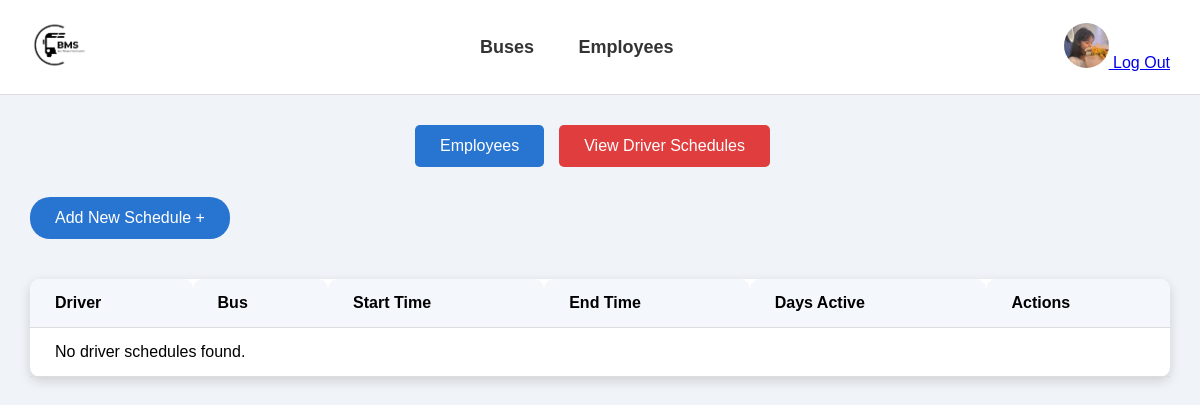
The app's page /driver_schedule/ (signed in), older data.
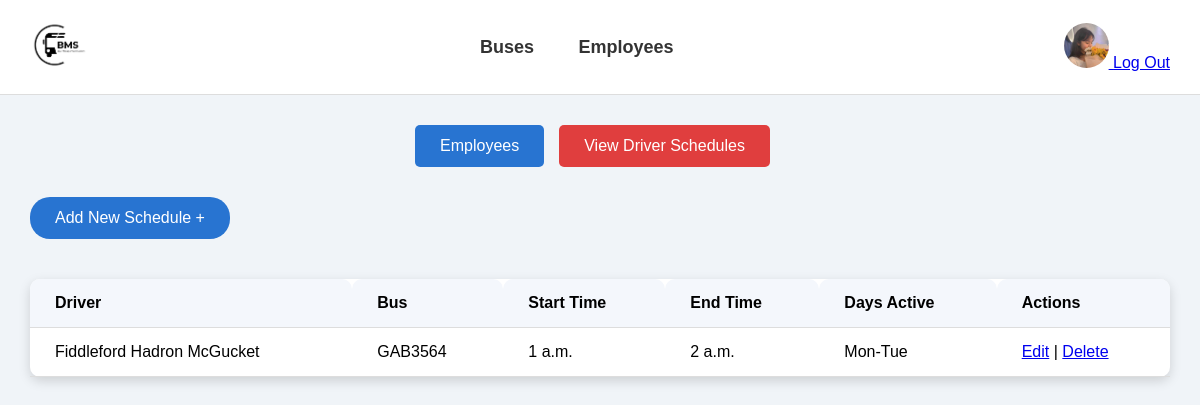
The same page, newer data.
### bms_app/models.py (models this page shows, shortened)
class DriverSchedule(models.Model):
    driver = models.ForeignKey(Employee, on_delete=models.CASCADE)
    bus = models.ForeignKey(Bus, on_delete=models.CASCADE)
    start_time = models.TimeField()
    end_time = models.TimeField()
    days_active = models.CharField(max_length=50, help_text="E.g., 'Mon-Fri' or 'Mon,Wed,Fri'")

class Employee(models.Model):
    JOB_TITLE_CHOICES = [
        ('driver', 'Driver'),
        ('mechanic', 'Mechanic'),
    ]
    EMPLOYEE_STATUS_CHOICES = [
        ('active', 'Active'),
        ('inactive', 'Inactive'),
    ]
    employee_id = models.AutoField(primary_key=True)
    first_name = models.CharField(max_length=100)
    middle_name = models.CharField(max_length=100, null=True, blank=True)  # Added middle name
    last_name = models.CharField(max_length=100, null=True, blank=True)
    email = models.EmailField(max_length=100, null=True, blank=True)
    contact_no = models.CharField(max_length=30, null=True, blank=True)  # Added contact number
    status = models.CharField(max_length=100, choices=EMPLOYEE_STATUS_CHOICES, null=True, blank=True)  # Added status field
    job_title = models.CharField(max_length=100, choices=JOB_TITLE_CHOICES, null=True, blank=True)  # Added job title field
    date_of_hire = models.DateField(default=timezone.now)  # Added date of hire field
    user = models.ForeignKey(User, on_delete=models.CASCADE)
    photo = models.ImageField(upload_to='employee_photos/', null=True, blank=True)  # Field for photo
    def __str__(self):
        return f"{self.first_name} {self.last_name}"

class Bus(models.Model):
    BUS_STATUS_CHOICES = [
        ('on_standby', 'On Standby'),
        ('in_transit', 'In Transit'),
        ('under_maintenance', 'Under Maintenance'),
    ]
    bus_id = models.AutoField(primary_key=True)
    plate_number = models.CharField(max_length=100)
    model = models.CharField(max_length=100)
    make = models.CharField(max_length=100)
    year = models.DateField()
    capacity = models.IntegerField()
    status = models.CharField(max_length=50, choices=BUS_STATUS_CHOICES)  # Use choices here
    user = models.ForeignKey(User, on_delete=models.CASCADE)
    def __str__(self):
        return self.plate_number

### bms_app/views.py (the view)
# urls.py: path('driver_schedule/', views.driver_schedule_list, name='driver_schedule_list'),
@login_required
def driver_schedule_list(request):
    schedules = DriverSchedule.objects.all()
    return render(request, 'driver_schedule_list.html', {'schedules': schedules})

### bms_app/templates/driver_schedule_list.html (shortened to what this page needs)
<!DOCTYPE html>
<html lang="en">
<head>
    {% load static %}
    <link rel="stylesheet" href="{% static 'css/home.css' %}">
</head>
<body>
    <div class="navbar">
        <div class="logo">
            <img src="{% static 'images/logo.png' %}" alt="Logo">
        </div>
        <div class="nav-links">
            <a href="{% url 'bus_list' %}">Buses</a>
            <a href="{% url 'employee_list' %}">Employees</a>
        </div>
        <div class="profile">
            <a href="{% url 'profile' %}">
                <img src="{% static 'images/profile-icon.png' %}" alt="Profile">
            </a>
            <a href="{% url 'logout' %}">Log Out</a>
        </div>
    </div>
    <div class="tabs">
        <a href="{% url 'employee_list' %}"><button class="tab-btn">Employees</button></a>
        <a href="{% url 'driver_schedule_list' %}">
            <button class="tab-btn active">View Driver Schedules</button>
        </a>
    </div>
    <div class="schedule-section">
        <a href="{% url 'add_driver_schedule' %}">
            <button class="add-btn">Add New Schedule +</button>
        </a>
        <table class="bus-table">
            <thead>
                <tr>
                    <th>Driver</th>
                    <th>Bus</th>
                    <th>Start Time</th>
                    <th>End Time</th>
                    <th>Days Active</th>
                    <th>Actions</th>
                </tr>
            </thead>
            <tbody>
                {% for schedule in schedules %}
                    <tr>
                        <td>{{ schedule.driver }}</td>
                        <td>{{ schedule.bus }}</td>
                        <td>{{ schedule.start_time }}</td>
                        <td>{{ schedule.end_time }}</td>
                        <td>{{ schedule.days_active }}</td>
                        <td>
                            <a href="{% url 'edit_driver_schedule' schedule.pk %}">Edit</a> |
                            <a href="{% url 'delete_driver_schedule' schedule.pk %}">Delete</a>
                        </td>
                    </tr>
                {% empty %}
                    <tr>
                        <td colspan="6">No driver schedules found.</td>
                    </tr>
                {% endfor %}
            </tbody>
        </table>
    </div>
</body>
</html>

Row changes from the older to the newer data that the page shows:
added DriverSchedule: driver "Fiddleford Hadron McGucket", bus "GAB3564", start_time "1 a.m.", end_time "2 a.m.", days_active "Mon-Tue"
Text that changed along with them:
text no longer shown: "No driver schedules found."
